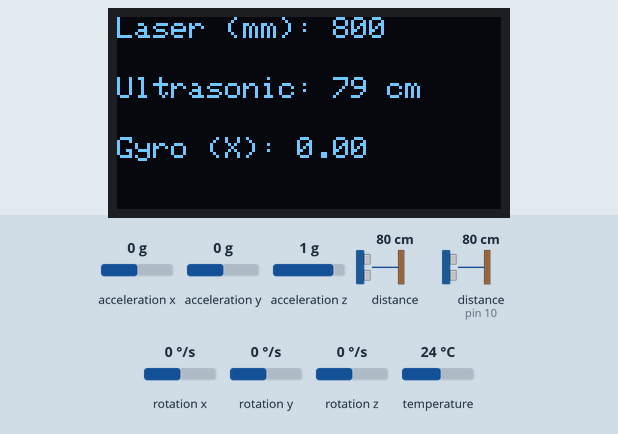
The sketch below on a simulated Arduino Uno, built with avr-gcc and run on an emulated ATmega328P. Parts: 128×64 one-colour display. Wiring (inferred from the names in the program): ultrasonic range finder: trigger pin 9; echo pin 10. The test bench sets the inputs (shaded band); at power-on: distance to the obstacle 80 cm, distance to the obstacle (sensor on pin 10) 80 cm, rotation x 0 °/s, acceleration x 0 g, acceleration y 0 g, acceleration z 1 g, rotation y 0 °/s, rotation z 0 °/s, temperature 24 °C. The echo pulse lasts 58.3 µs per cm; EEPROM starts erased; what the sketch prints to the serial monitor is not drawn.

Above: at 1.7 s.
1.8 s: distance to the obstacle (sensor 0) set to 2 cm
At 3.3 s:
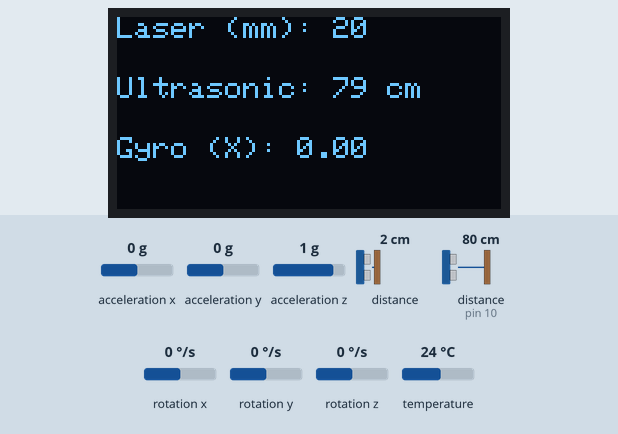
3.6 s: distance to the obstacle (sensor 0) set to 250 cm
At 5.3 s:
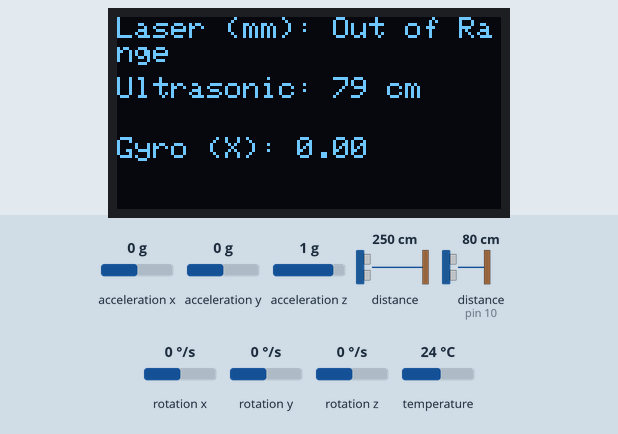
5.7 s: distance to the obstacle (sensor on pin 10) set to 2 cm
At 7.4 s:
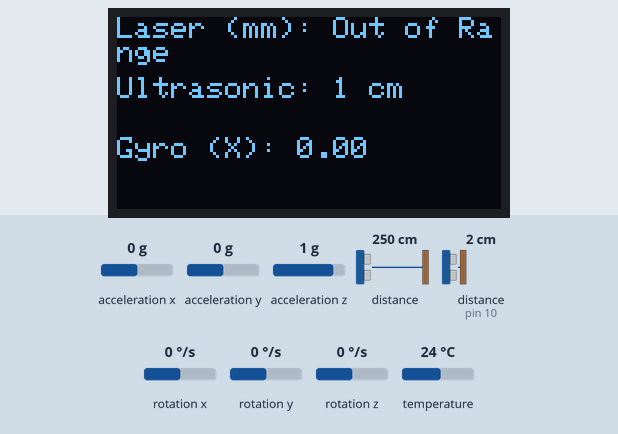
7.7 s: rotation x set to -192 °/s
At 8.9 s:
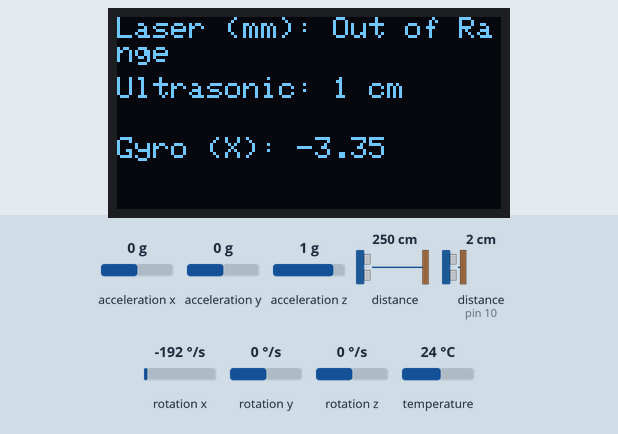
9.7 s: distance to the obstacle (sensor on pin 10) set to 4 cm
At 10.6 s:
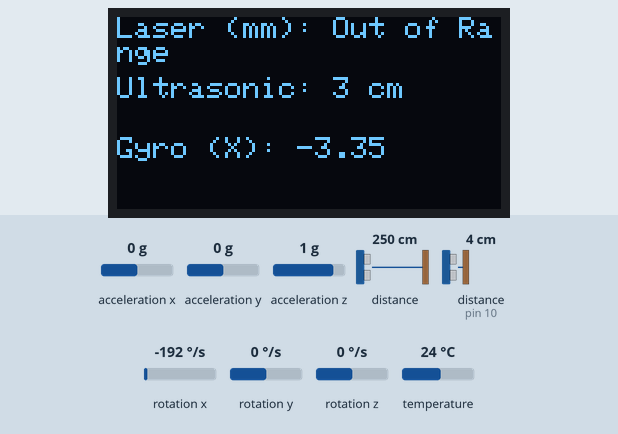
11.7 s: distance to the obstacle (sensor on pin 10) set to 9 cm
Timing chart, 0 to 14.7 s (numbered marks = the images above; inputs shaded):
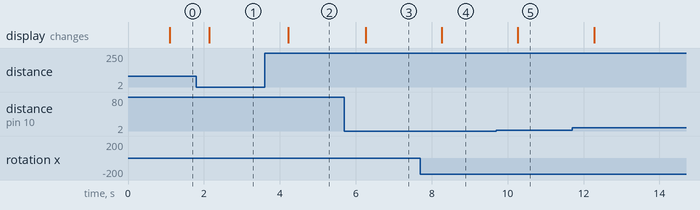

Measured:
- after the input at 1.8 s, the display: changes after 0.34 s (image 1)
- after the input at 3.6 s, the display: changes after 0.62 s (image 2)
- after the input at 5.7 s, the display: changes after 0.56 s (image 3)
- after the input at 7.7 s, the display: changes after 0.56 s (image 4)
- after the input at 9.7 s, the display: changes after 0.57 s (image 5)

The sketch:

PROROTYPE_2.1_SENDING_VALUE_TO_EEPROM_ultrasonic_laser_gyro.ino
```cpp
#include <Wire.h>
#include <Adafruit_VL53L0X.h>
#include <Adafruit_MPU6050.h>
#include <Adafruit_Sensor.h>
#include <Adafruit_SSD1306.h>
#include <EEPROM.h>

// OLED display configuration
#define SCREEN_WIDTH 128
#define SCREEN_HEIGHT 64
#define SCREEN_ADDRESS 0x3C
Adafruit_SSD1306 display(SCREEN_WIDTH, SCREEN_HEIGHT, &Wire, -1);

// Pins for Ultrasonic sensor
const int triggerPin = 9;
const int echoPin = 10;

// Create sensor objects
Adafruit_VL53L0X lox;
Adafruit_MPU6050 mpu;

// Timing variables
unsigned long previousMillis = 0;
const unsigned long interval = 1000;  // Update interval for OLED

int currentEEPROMAddress = 0;

int timeIndication=0;


// Define the SensorData object structure
struct SensorData {
  int timeIndication;
  int laser;
  int ultrasonicDistance;
  float gyro;
};

void setup() {
  // Initialize serial communication
  Serial.begin(115200);

  // Initialize OLED display
  if (!display.begin(SSD1306_SWITCHCAPVCC, SCREEN_ADDRESS)) {
    Serial.println(F("SSD1306 OLED allocation failed"));
    for (;;)
      ;
  }
  display.clearDisplay();
  display.setTextSize(1);
  display.setTextColor(SSD1306_WHITE);
  display.display();

  // Initialize VL53L0X sensor
  if (!lox.begin()) {
    Serial.println(F("Failed to initialize VL53L0X sensor"));
    while (1)
      ;
  }

  // Initialize MPU6050 sensor
  if (!mpu.begin()) {
    Serial.println(F("Failed to initialize MPU6050 sensor"));
    while (1)
      ;
  }
  mpu.setAccelerometerRange(MPU6050_RANGE_8_G);
  mpu.setGyroRange(MPU6050_RANGE_500_DEG);
  mpu.setFilterBandwidth(MPU6050_BAND_21_HZ);

  // Initialize ultrasonic sensor pins
  pinMode(triggerPin, OUTPUT);
  pinMode(echoPin, INPUT);

  Serial.println(F("Setup complete."));
}

void loop() {
  unsigned long currentMillis = millis();

  // --- VL53L0X Distance Measurement ---
  VL53L0X_RangingMeasurementData_t measure;
  lox.rangingTest(&measure, false);  // Perform measurement
  int laser;
  if (measure.RangeStatus != 4)  // phase failures have incorrect data
    laser = measure.RangeMilliMeter;
  else
    laser = 0;

  // --- HC-SR04 Ultrasonic Sensor Measurement ---
  long duration, ultrasonicDistance;

  // Send a pulse to the ultrasonic sensor
  digitalWrite(triggerPin, LOW);
  delayMicroseconds(2);
  digitalWrite(triggerPin, HIGH);
  delayMicroseconds(10);
  digitalWrite(triggerPin, LOW);

  // Measure the time for the pulse to return
  duration = pulseIn(echoPin, HIGH);

  // Calculate the distance in cm
  ultrasonicDistance = duration * 0.0344 / 2;

  // --- MPU6050 Accelerometer and Gyroscope Measurement ---
  sensors_event_t a, g, temp;
  mpu.getEvent(&a, &g, &temp);
  float gyro = g.gyro.x;


  // --- Update OLED Display ---
  if (currentMillis - previousMillis >= interval) {
    timeIndication++;


    // Create a SensorData object
    SensorData sensorData;
    sensorData.timeIndication = timeIndication;
    sensorData.laser = laser;
    sensorData.ultrasonicDistance = ultrasonicDistance;
    sensorData.gyro = gyro;

    // Print all sensor data to Serial Monitor
    Serial.print(laser);
    Serial.print(",");
    Serial.print(ultrasonicDistance);
    Serial.print(",");
    Serial.println(gyro);

    display.setCursor(0, 0);
    display.print("Laser (mm): ");
    if (laser != 0)
      display.print(laser);
    else
      display.print("Out of Range");

    // Display Ultrasonic distance
    display.setCursor(0, 20);
    display.print("Ultrasonic: ");
    display.print(ultrasonicDistance);
    display.print(" cm");

    // Display MPU6050 gyroscope data
    display.setCursor(0, 40);
    display.print("Gyro (X): ");
    display.print(gyro);

    // Update the display
    display.display();
    display.clearDisplay();
    saveDataToEEPROM(sensorData);

    previousMillis = currentMillis;
  }
}

void saveDataToEEPROM(SensorData data) {
  // Check if there's enough space in EEPROM for the next SensorData entry
  if (currentEEPROMAddress + sizeof(SensorData) > EEPROM.length()) {
    currentEEPROMAddress = 0;  // Reset address to start overwriting
  }

  // Write the entire SensorData structure to EEPROM
  EEPROM.put(currentEEPROMAddress, data);

  // Update the currentEEPROMAddress to point to the next entry
  currentEEPROMAddress += sizeof(SensorData);

  // Ensure the address doesn't exceed the EEPROM length
  if (currentEEPROMAddress >= EEPROM.length()) {
    currentEEPROMAddress = 0;
  }
}
```
